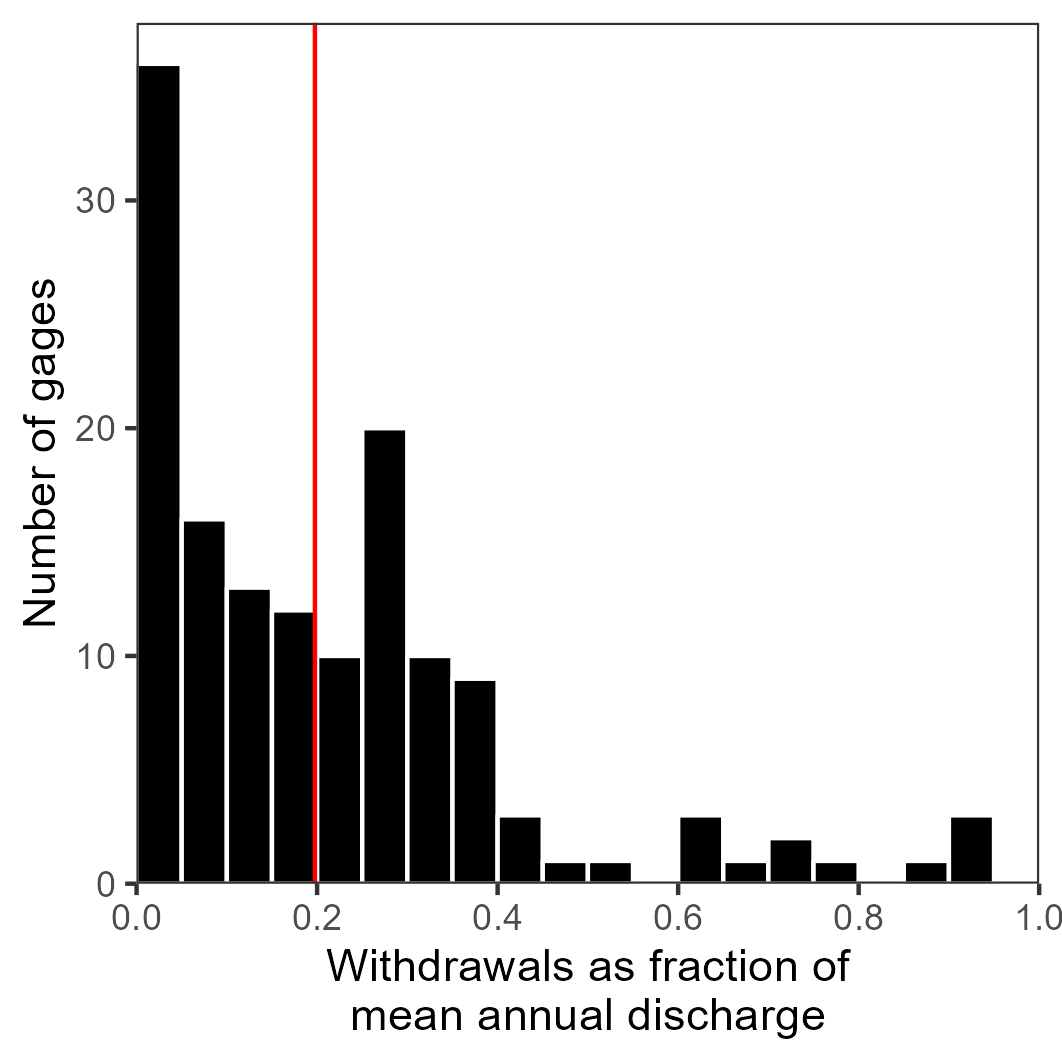

This chart was generated by the following R code:
## WithdrawalFraction.R
# Figure for SI showing we why used 20% of flow for pumping.

library(tidyverse)

# directory to keep stuff that is too big for GitHub
dir_big_files <- "C:/Users/s947z036/OneDrive - University of Kansas/Research/StreamflowDepletion/DepletionMetrics_LapidesEtAl/data"

# load data
withdrawal_data <- read_csv(file.path(dir_big_files, "withdrawal_fractions.csv"))

# calculate median
median_fraction <- median(withdrawal_data$withdrawal_as_fraction_of_annual_Q)

# plot
ggplot(withdrawal_data, aes(x = withdrawal_as_fraction_of_annual_Q)) +
  geom_histogram(breaks = seq(0, 1, 0.05), fill = "black", color = "white") +
  geom_vline(xintercept = median_fraction, color = "red") +
  scale_x_continuous(name = "Withdrawals as fraction of\nmean annual discharge",
                     breaks = seq(0, 1, 0.2), expand = c(0,0)) +
  scale_y_continuous(name = "Number of gages", expand = expansion(mult = c(0, 0.05))) +
  theme_bw() +
  theme(panel.grid = element_blank())

ggsave(file.path("Figures", "WithdrawalFraction.png"),
       width = 90, height = 90, units = "mm")  
